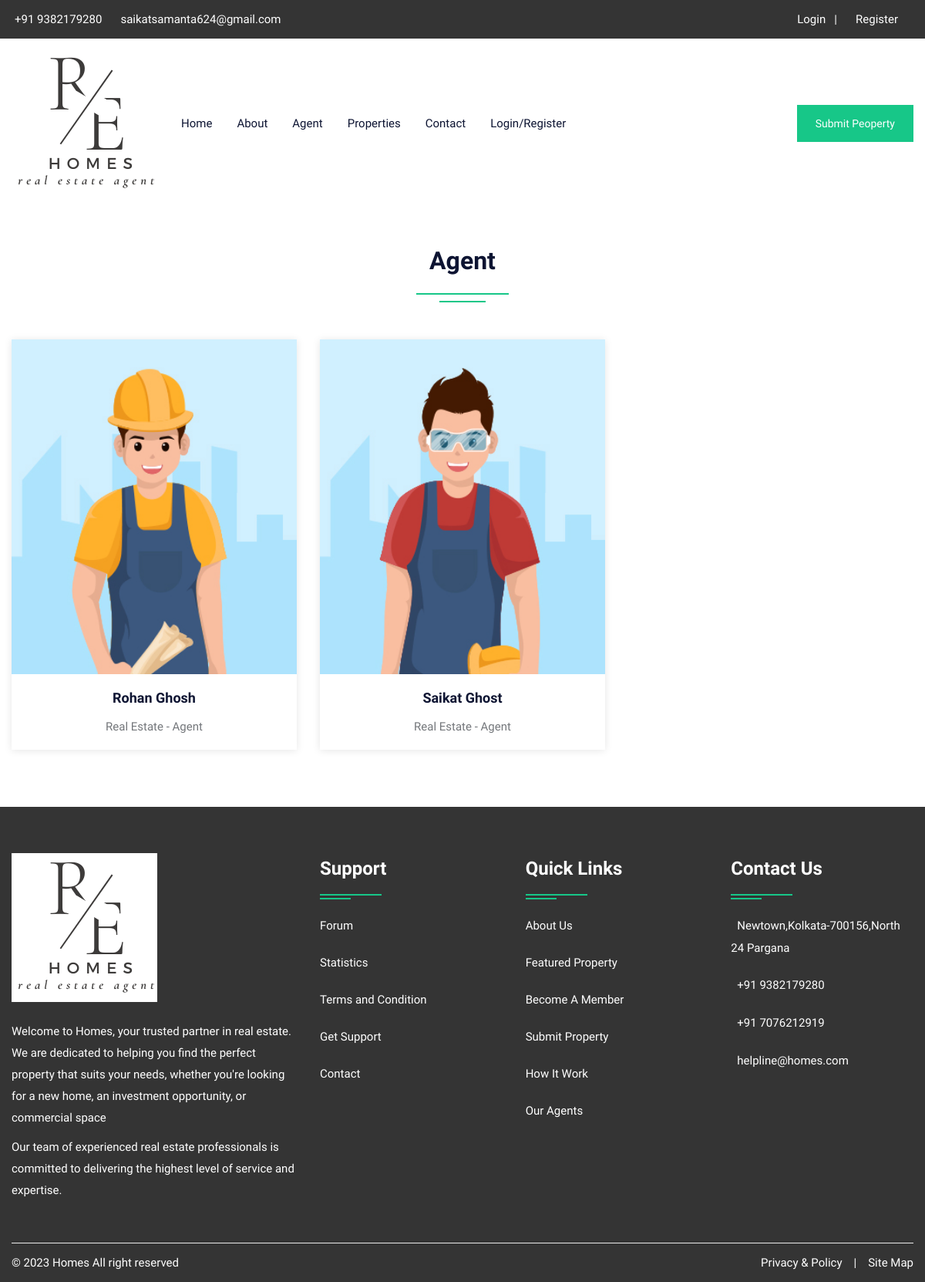
Page /agent.php on the committed database.
### tables this page shows
CREATE TABLE `user` (
  `uid` int(50) NOT NULL,
  `uname` varchar(100) NOT NULL,
  `uemail` varchar(100) NOT NULL,
  `uphone` varchar(20) NOT NULL,
  `upass` varchar(50) NOT NULL,
  `utype` varchar(50) NOT NULL,
  `uimage` varchar(300) NOT NULL
);

### agent.php (the view, shortened to what this page needs)
<?php
include("config.php");
?>
<!DOCTYPE html>
<html lang="en">
<head>
    <link rel="stylesheet" type="text/css" href="css/bootstrap.min.css">
<link rel="stylesheet" type="text/css" href="css/color.css" id="color-change">
<link rel="stylesheet" type="text/css" href="css/style.css">
</head>
<body>
<div id="page-wrapper">
    <div class="row">
		<?php include("include/header.php");?>
        <div class="full-row">
            <div class="container">
				<div class="row">
                    <div class="col-lg-12">
                        <h2 class="text-secondary double-down-line text-center mb-5">Agent</h2>
                        </div>
                </div>
                <div class="row">
                    <?php
							$query=mysqli_query($con,"SELECT * FROM user WHERE utype='agent'");
								while($row=mysqli_fetch_array($query))
								{
                            ?>
                    <div class="col-md-6 col-lg-4">
                        <div class="hover-zoomer bg-white shadow-one mb-4">
                            <div class="overflow-hidden"> <img src="images/user/<?php echo $row['6'];?>" alt="aimage"> </div>
                            <div class="py-3 text-center">
                                <h5 class="text-secondary hover-text-success"><a href="#"><?php echo $row['1'];?></a></h5>
                                <span>Real Estate - Agent</span> </div>
                        </div>
                    </div>
                    <?php } ?>
                </div>
            </div>
        </div>
		<?php include("include/footer.php");?>
</div>
</body>
</html>

### css/color.css (style rules this page uses)
:root { --theme-ordinary-color: #74777b; }
:root { --theme-primary-color: #17c788; }
:root { --theme-secondary-color: #0d1432; }
:root { --theme-white-color: #fff; }
:root { --theme-light-color: #f8f8f8; }
:root { --theme-gray-color: #f5f5f5; }
:root { --theme-footer-color: #091b4b; }
:root { --theme-dark-color: #091b4b; }
:root { --text-light-color: #a3a7af; }
:root { --theme-primary-opacity-color: rgba(11, 191, 141, .8); }
:root { --theme-secondary-opacity-color: rgba(13,20,50,0.7); }
:root { --theme-white-opacity-color: rgba(255, 255, 255, 0.3); }
:root { --theme-dark-opacity-color: rgba(0, 0, 0, 0.5); }
:root { --theme-ordinary-font: 'Muli', sans-serif; }
:root { --theme-highlight-font: 'Comfortaa', cursive; }

### css/style.css (style rules this page uses)
.container, .container-fluid { transition: all 0.6s ease 0s; -moz-transition: all 0.6s ease 0s; -webkit-transition: all 0.6s ease 0s; -o-transition: all 0.6s ease 0s; }
#page-wrapper { padding-left: 15px; padding-right: 15px; background-color: #fff; overflow: hidden !important; position: relative; }
.text-ordinary, a.text-ordinary, .text-ordinary a, body, .dropdown-item, .footer-widget li a, .text-ordinary .jslider .jslider-label, .breadcrumb-item>a, .list-text-white a.dropdown-item { color: var(--theme-ordinary-color); }
.text-secondary, .text-secondary a, a.text-secondary, a.hover-text-secondary:hover, .hover-text-secondary:hover, .hover-text-secondary a:hover { color: var(--theme-secondary-color) !important; }
[class*="double-down-line"]::before, [class*="double-down-line"]::after { background-color: var(--theme-primary-color); }
.hover-shadow:hover, .shadow-one { -webkit-box-shadow: 0px 1px 10px 0px rgba(0, 0, 0, 0.1); -moz-box-shadow: 0px 1px 10px 0px rgba(0, 0, 0, 0.1); box-shadow: 0px 1px 10px 0px rgba(0, 0, 0, 0.1); }
.x-center, .double-down-line::before, .double-down-line::after, .bg-shape::before, .bg-shape::after { left: 50%; -moz-transform: translateX(-50%); -webkit-transform: translateX(-50%); -o-transform: translateX(-50%); -ms-transform: translateX(-50%); transform: translateX(-50%); }
.transation-3s, .transation-3s:hover, .hover-zoomer img, .hover-bg-white, a, a:hover, .btn, .btn:hover, .radio-check label, .message-list li .message-action, .timeline-item .circle, .timeline-item .date-time, .clip-item .fa-times { -moz-transition: all 300ms ease-in-out 0s; -webkit-transition: all 300ms ease-in-out 0s; -o-transition: all 300ms ease-in-out 0s; -ms-transition: all 300ms ease-in-out 0s; transition: all 300ms ease-in-out 0s; }
body { font-family: var(--theme-ordinary-font); font-size: 15px; line-height: 28px; }
h1, .h1, h2, .h2, h3, .h3, h4, .h4, h5, .h5, h6, .h6 { font-family: var(--theme-highlight-font); font-weight: 700; }
h5 { font-size: 18px; line-height: 30px; }
a, a:hover, .btn-link, .btn-link:hover { text-decoration: none; }
img { width: 100%; }
.full-row { position: relative; width: 100%; padding: 50px 0; }
[class*="double-down-line"] { position: relative; padding-bottom: 35px; }
[class*="double-down-line"]::before, [class*="double-down-line"]::after { content: ""; height: 2px; position: absolute; }
[class*="double-down-line"]::before { width: 120px; bottom: 10px; }
[class*="double-down-line"]::after { width: 60px; bottom: 0; }
.hover-zoomer img { -webkit-transform: scale(1); -moz-transform: scale(1); -o-transform: scale(1); -ms-transform: scale(1); transform: scale(1); }
::placeholder { font: var(--theme-ordinary-font); font-size: 15px; font-weight: 400; color: #fff; }

### rows in the picture
user: uimage (picture), uname "Rohan Ghosh"
user: uimage (picture), uname "Saikat Ghost"
